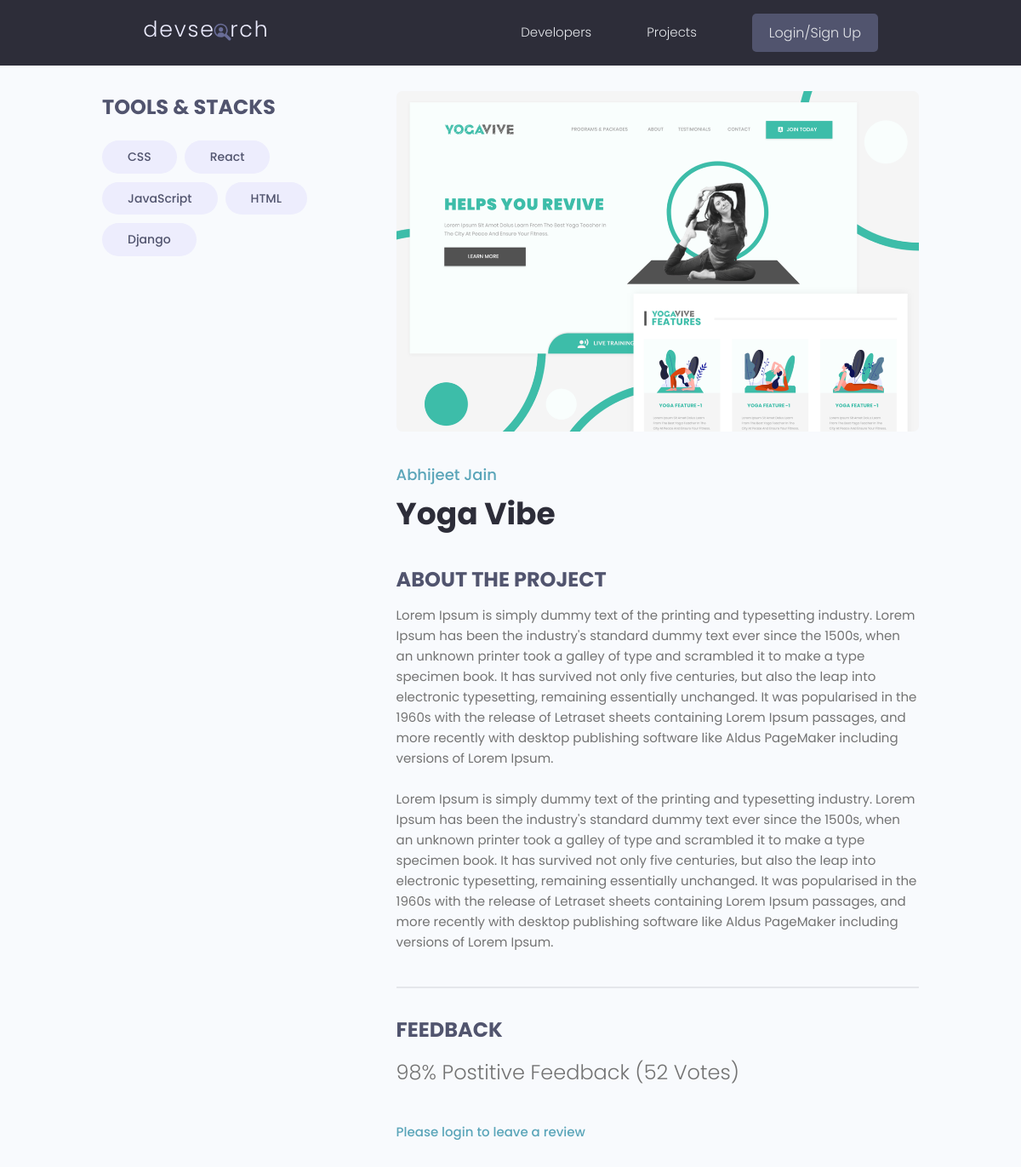
The page /projects/project/21376177-865f-4885-a691-3da5d0d0234a on the database its author committed.
### projects/models.py (models this page shows, shortened)
class Tag(models.Model):
    name = models.CharField(max_length=200)
    created = models.DateTimeField(auto_now_add=True)
    id = models.UUIDField(default=uuid.uuid4, unique=True, primary_key=True, editable=False)
    def __str__(self):
        return self.name

class Project(models.Model):
    owner = models.ForeignKey(Profile, null=True, blank=True, on_delete=models.CASCADE)
    title = models.CharField(max_length=200)
    description = models.TextField(null=True, blank=True)
    featured_image = models.ImageField(null=True, blank=True, default="default.jpg")
    demo_link = models.CharField(max_length=2000,null=True, blank=True)
    source_link = models.CharField(max_length=2000,null=True, blank=True)
    tags = models.ManyToManyField('Tag', blank=True)
    vote_total = models.IntegerField(default=0, null=True, blank=True)
    vote_ratio = models.IntegerField(default=0, null=True, blank=True)
    created = models.DateTimeField(auto_now_add=True)
    id = models.UUIDField(default=uuid.uuid4, unique=True, primary_key=True, editable=False)
    class Meta:
        ordering = ['-vote_ratio', '-vote_total', 'title']
    @property
    def imageURL(self):
        try:
            url = self.featured_image.url
        except:
            url = ''
        return url
    @property
    def reviewers(self):
        queryset = self.review_set.all().values_list('owner_id', flat=True)
        return queryset

### users/models.py (models this page shows, shortened)
class Profile(models.Model):
    user = models.OneToOneField(User, on_delete=models.CASCADE, null=True, blank=True)
    name = models.CharField(max_length=200, blank=True, null=True)
    username = models.CharField(max_length=200, blank=True, null=True)
    location = models.CharField(max_length=200, blank=True, null=True)
    email = models.EmailField(max_length=500, blank=True, null=True)
    short_intro = models.CharField(max_length=200, blank=True, null=True)
    bio = models.TextField(blank=True, null=True)
    profile_image = models.ImageField(null=True, blank=True, upload_to='profiles/', default='profiles/user-default.png')
    social_github = models.CharField(max_length=200, blank=True, null=True)
    social_twitter = models.CharField(max_length=200, blank=True, null=True)
    social_linkedin = models.CharField(max_length=200, blank=True, null=True)
    social_youtube = models.CharField(max_length=200, blank=True, null=True)
    social_website = models.CharField(max_length=200, blank=True, null=True)
    created = models.DateTimeField(auto_now_add=True)
    id = models.UUIDField(default=uuid.uuid4, unique=True, primary_key=True, editable=False)
    class Meta:
        ordering = ['created']

### projects/views.py (the view, shortened to what this page needs)
# urls.py: path('project/<str:pk>', views.project, name = "project"),
def project(request,pk):
    projectObj = Project.objects.get(id=pk)
    form = ReviewForm()
    tags = projectObj.tags.all()
    context = {'project': projectObj, 'tags': tags, 'form':form}
    return render(request, 'projects/single-project.html', context)

### projects/templates/projects/single-project.html (shortened to what this page needs)
{% extends 'main.html' %}
{% block content %}
<main class="singleProject my-md">
  <div class="container">
    <div class="layout">
      <div class="column column--1of3">
        <h3 class="singleProject__subtitle">Tools & Stacks</h3>
        <div class="singleProject__toolStack">
          {% for tag in project.tags.all %}
          <span class="tag tag--pill tag--sub tag--lg">
            <small>{{tag}}</small>
          </span>
          {% endfor %}
        </div>
      </div>
      <div class="column column--2of3">
        <img class="singleProject__preview" src="{{ project.imageURL }}" alt="portfolio thumbnail" />
        <a href="{% url 'user-profile' project.owner.id %}" class="singleProject__developer">{{project.owner.name}}</a>
        <h2 class="singleProject__title">{{ project.title }}</h2>
        <h3 class="singleProject__subtitle">About the Project</h3>
        <div class="singleProject__info">
          {{ project.description }}
          <br />
          <br />
          {{ project.description }}
        </div>
        <div class="comments">
          <h3 class="singleProject__subtitle">Feedback</h3>
          <h5 class="project--rating">
            {{project.vote_ratio}}% Postitive Feedback ({{project.vote_total}} Vote{{project.vote_total | pluralize:"s"}})
          </h5>
          {% if request.user.profile.id  in project.reviewers %}
            <p>You have already submitted your review for this project</p>
          {% elif request.user.profile == project.owner %}
          <p>You cannot review your own work</p>
          {% else %}
            <a href="{% url 'login' %}?next={{request.path}}">Please login to leave a review</a>
          {% endif %}
        </div>
      </div>
    </div>
  </div>
</main>
{% endblock %}

### static/styles/app.css (style rules this page uses)
:root { --color-sub: #2d2d39; }
img { width: 100%; }
.singleProject .column--1of3 { order: 2; }
@media screen and (min-width: 1081px) { .singleProject .column--1of3 { order: 1; } }
@media screen and (min-width: 1081px) { .singleProject .column--2of3 { order: 2; } }
.singleProject__toolStack { margin-top: 2rem; margin-bottom: 4rem; }
.singleProject__preview { height: 50vh; object-fit: cover; object-position: top center; margin-bottom: 3rem; border-radius: 0.7rem; }
.singleProject__developer { font-size: 1.8rem; font-weight: 500; }
.singleProject__title { font-size: 3.6rem; font-weight: 700; color: var(--color-sub); margin-bottom: 3rem; }
.project--rating { margin-bottom: 1.6em; margin-top: .5em; }
.singleProject__subtitle { text-transform: uppercase; font-size: 2.4rem; font-weight: 700; color: var(--color-sub-light); margin-bottom: 1rem; }
.comments { margin-top: 4rem; padding-top: 3rem; border-top: 2px solid var(--color-light); }

### static/uikit/styles/modules/_variables.css (style rules this page uses)
:root { --color-main: #5aa5b9; --color-main-light: #e6faff; --color-sub: #3f4156; --color-sub-light: #51546e; --color-sub-lighter: #ededfd; --color-text: #737373; --color-gray: #8b8b8b; --color-light: #e5e7eb; --color-light-gray: #767676; --color-bg: #f8fafd; --color-white: #fffefd; --color-white-light: #f3f3f3; --color-success: #359e64; --color-success-bg: #def8e8; --color-error: #fc4b0b; --color-error-bg: #fff2ee; --font-base: 'Poppins', arial, helvetica, 'Segoe UI', roboto, ubuntu, sans-serif; --font-monospace: 'Fira Code', 'Courier New', courier, monospace; --font-regular: 300; --font-medium: 500; --font-bold: 700; --generic-shadow: 1px 1px 5px #00000010; --generic-transition: all 0.3s ease-in-out; }

### static/uikit/styles/modules/_base.css (style rules this page uses)
* { margin: 0; padding: 0; box-sizing: border-box; text-rendering: optimizeLegibility; color: inherit; font-size: inherit; }
html { font-size: 50%; }
@media only screen and (min-width: 480px) { html { font-size: 56.25%; } }
@media only screen and (min-width: 1200px) { html { font-size: 62.5%; } }
body { line-height: 1.6; font-weight: 400; font-size: 1.5rem; color: var(--color-text); background-color: var(--color-bg); min-height: 100vh; }

### static/uikit/styles/modules/_typography.css (style rules this page uses)
* { font-family: var(--font-base); }
h2 { font-size: 3.6rem; font-weight: var(--font-bold); }
h3 { font-size: 3.2rem; font-weight: var(--font-medium); }
h5 { font-size: 2.4rem; font-weight: var(--font-medium); }
h5, h6 { font-weight: var(--font-regular); }
p, span, strong { font-size: 1.6rem; color: var(--color-text); font-weight: var(--font-regular); }
a { padding-bottom: 2px; text-decoration: none; display: inline-block; color: var(--color-main); font-weight: var(--font-medium); }

### static/uikit/styles/modules/_utilities.css (style rules this page uses)
.container { width: 92%; max-width: 165rem; margin: 0 auto; box-sizing: border-box; }
@media screen and (min-width: 1000px) { .container { width: 90%; } }
@media screen and (min-width: 1200px) { .container { width: 80%; } }
.my-md { margin: 3rem auto; }

### static/uikit/styles/modules/_tag.css (style rules this page uses)
.tag { display: inline-flex; align-items: center; background-color: var(--color-sub); height: -webkit-fit-content; height: -moz-fit-content; height: fit-content; width: -webkit-fit-content; width: -moz-fit-content; width: fit-content; border-radius: 0.5rem; padding: 0.5rem 1.5rem; font-size: 1.2rem; cursor: pointer; }
.tag:not(:last-child) { margin-right: 0.25rem; margin-bottom: 0.75rem; }
.tag > small { color: var(--color-white); }
.tag--pill { border-radius: 5rem; }
.tag--sub, .tag--sub > small { background: var(--color-sub-lighter); color: var(--color-sub-light); font-weight: 500; }
.tag--lg { padding: 0.8rem 3rem; font-size: 1.4rem; }
.tag--lg:not(:last-child) { margin-right: 0.5rem; margin-bottom: 1rem; }

### static/uikit/styles/modules/_layout.css (style rules this page uses)
.layout { display: flex; flex-flow: row wrap; justify-content: space-between; }
.layout > .column { margin-bottom: 3rem; }
.layout > .column.column--1of3 { flex-basis: 30%; }
.layout > .column.column--2of3 { flex-basis: 64%; }

### rows shown on the page
Tag: name "CSS"
Tag: name "React"
Tag: name "JavaScript"
Tag: name "HTML"
Tag: name "Django"
Project: imageURL (picture), owner.name "Abhijeet Jain", title "Yoga Vibe", description "Lorem Ipsum is simply dummy text of the printing and typesetting industry. Lorem Ipsum has been the industry's standard dummy text ever since the 1500s, when an unknown printer took a galley of type and scrambled it to make a type specimen book. It has survived not only five centuries, but also the leap into electronic typesetting, remaining essentially unchanged. It was popularised in the 1960s with the release of Letraset sheets containing Lorem Ipsum passages, and more recently with desktop publishing software like Aldus PageMaker including versions of Lorem Ipsum.", vote_ratio "98", vote_total "52", vote_total|pluralize "s"
